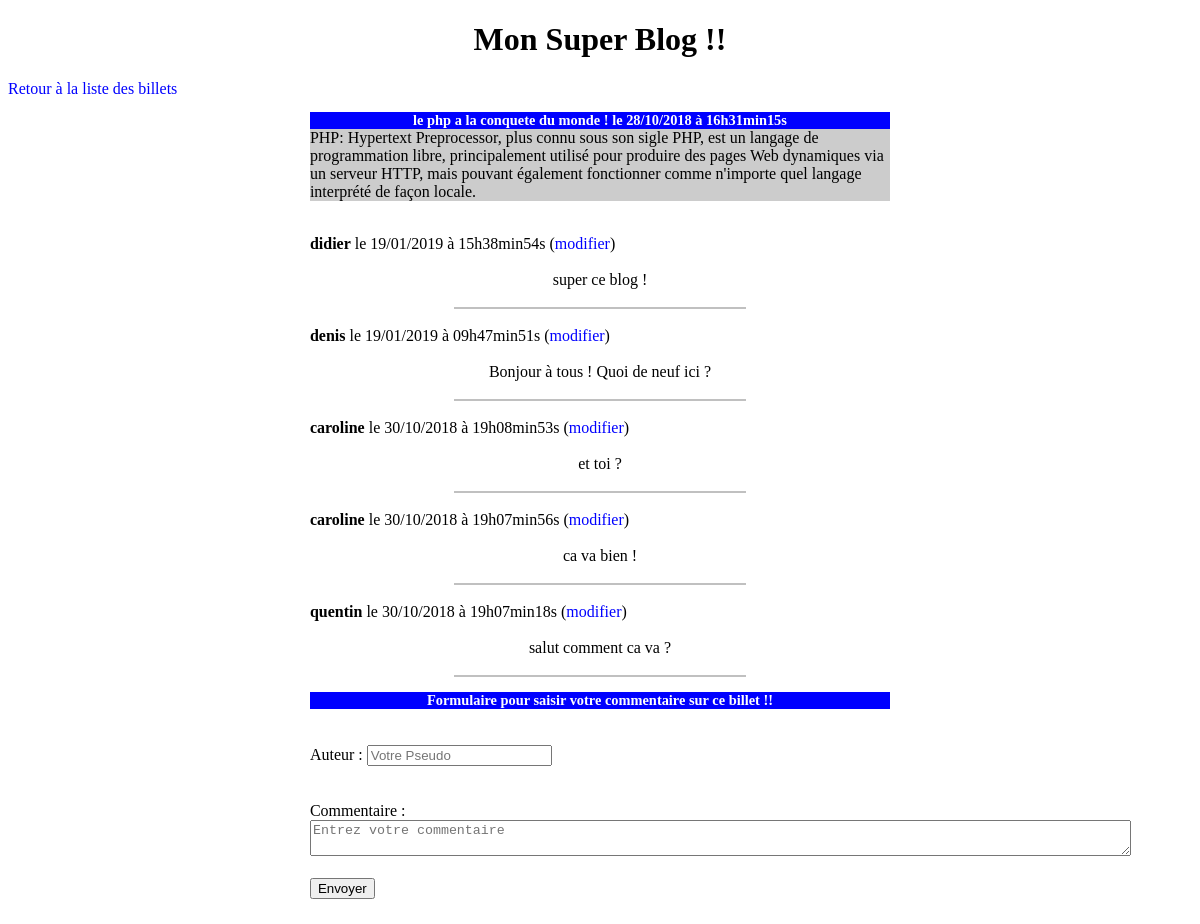
Page /index.php?action=post&id=1 on the committed database.
### tables this page shows
CREATE TABLE `posts` (
  `id` int(11) NOT NULL,
  `title` varchar(255) NOT NULL,
  `content` text NOT NULL,
  `creation_date` datetime NOT NULL
);

CREATE TABLE `comments` (
  `id` int(11) NOT NULL,
  `post_id` int(11) NOT NULL,
  `author` varchar(255) NOT NULL,
  `comment` text NOT NULL,
  `comment_date` datetime NOT NULL
);

### controller/frontend.php (called while the page is built, shortened)
<?php
require_once('model/PostManager.php');
require_once('model/CommentManager.php');
function post()
{
 $postManager = new \Quentin\Blog\Model\PostManager();
 $commentManager = new \Quentin\Blog\Model\CommentManager();
 $request2 = $postManager->getPost($_GET['id']);
 $request1 = $commentManager->getComments($_GET['id']);
 require('view/frontend/postView.php');
}

### model/PostManager.php (called while the page is built, shortened)
<?php
class PostManager extends Manager
{
public function getPost($postId)
{
   $db = $this->dbConnect();
   $request2 = $db->prepare('SELECT id, title, content, DATE_FORMAT(creation_date, \'%d/%m/%Y à %Hh%imin%ss\') AS date_fr FROM posts WHERE id = ?');
   $request2->execute(array($postId));
   return $request2;
}
}

### model/CommentManager.php (called while the page is built, shortened)
<?php
class CommentManager extends Manager
{
 public function getComments ($postId)
 {
   $db = $this->dbConnect();
   $request1 = $db->prepare('SELECT id, post_id, author, comment, DATE_FORMAT(comment_date, \'%d/%m/%Y à %Hh%imin%ss\') AS date_fr2 FROM comments WHERE post_id = ? ORDER BY id DESC LIMIT 0,5');
   $request1->execute(array($postId));
   return $request1;
 }
}

### view/frontend/postView.php (the view, shortened to what this page needs)
<?php
$lien = '<a href="index.php">Retour à la liste des billets</a>';
?>
<?php
while ($data2 = $request2->fetch())
{
  echo '<div class=\'news\'>';
  echo '<h3>' . htmlspecialchars($data2['title']) . ' ! le ' . htmlspecialchars($data2['date_fr']) .  '</h3>';
  echo '<p>' . htmlspecialchars($data2['content']) . '<br></p>';
}
while ($data1 = $request1->fetch())
{
  echo '<br><strong>' . htmlspecialchars($data1['author']) . '</strong>' . ' le ' . htmlspecialchars($data1['date_fr2']) .
  ' (<a href="index.php?action=changeView&postId=' . $data1['post_id']  . '&id=' . $data1['id'] . '">modifier</a>)' . '<br><br><div class="center">' . htmlspecialchars($data1['comment']) . '</div><br><div class="divider"></div>';
}
?>
<h3>Formulaire pour saisir votre commentaire sur ce billet !!</h3>
<br><br>
<form action="index.php?action=addComment&amp;id=<?= $_GET['id'] ?>" method="post">
  <div>
    <label for="author">Auteur : </label>
    <input type="text" id="author" name="author" placeholder="Votre Pseudo">
  </div>
  <br><br>
  <div>
    <label for="comment">Commentaire : </label>
    <br>
    <textarea cols="100%" name="comment" id="comment" placeholder="Entrez votre commentaire"></textarea>
  </div>
  <br>
  <div>
    <button type="submit">Envoyer</button>
  </div>
</form>
<?php
echo '</div>';
?>
<?php $content = ob_get_clean();
require('template.php'); ?>

### public/css/style.css (style rules this page uses)
h1, h3 { text-align:center; }
h3 { background-color:blue; color:white; font-size:0.9em; margin-bottom:0px; }
.news p { background-color:#CCCCCC; margin-top:0px; }
.news { width:70%; margin:auto; }
a { text-decoration: none; color: blue; }
form { margin-bottom: 25px; }
.center, .test { text-align:center; }
.divider { width: 50%; margin: auto; border: 1px solid silver; }

### rows in the picture
posts: title "le php a la conquete du monde", date_fr "28/10/2018 à 16h31min15s", content "PHP: Hypertext Preprocessor, plus connu sous son sigle PHP, est un langage de programmation libre, principalement utilisé pour produire des pages Web dynamiques via un serveur HTTP, mais pouvant également fonctionner comme n'importe quel langage interprété de façon locale."
comments: author "didier", date_fr2 "19/01/2019 à 15h38min54s", comment "super ce blog !"
comments: author "denis", date_fr2 "19/01/2019 à 09h47min51s", comment "Bonjour à tous ! Quoi de neuf ici ?"
comments: author "caroline", date_fr2 "30/10/2018 à 19h08min53s", comment "et toi ?"
comments: author "caroline", date_fr2 "30/10/2018 à 19h07min56s", comment "ca va bien !"
comments: author "quentin", date_fr2 "30/10/2018 à 19h07min18s", comment "salut comment ca va ?"
